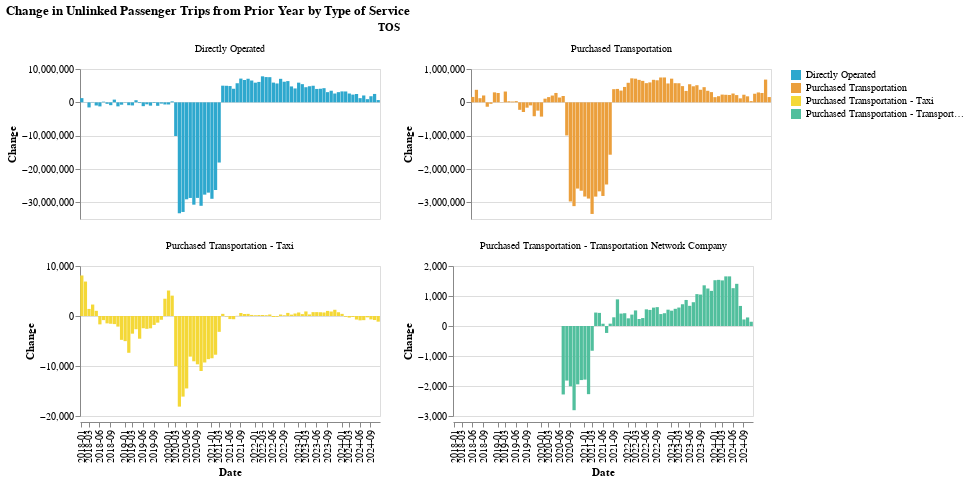

The notebook cell saved with this chart:
### Code cell
make_bar_chart(by_tos_long, y_col = "change_1yr", color_col = "TOS")

### Figure 1 — Vega-Lite specification as saved in the notebook (floating-point values rounded to 4 significant figures; data arrays with more than 128 entries replaced by an {"elided": "..."} marker saying what was removed)
{"config": {"view": {"continuousWidth": 300, "continuousHeight": 300}}, "data": {"name": "data-a7e0cc9d3039c1a4eeee3d2cffafbcf8"}, "facet": {"field": "TOS", "type": "nominal"}, "spec": {"mark": {"type": "bar"}, "encoding": {"color": {"field": "TOS", "scale": {"range": ["#2EA8CE", "#EB9F3C", "#F4D837", "#51BF9D", "#8CBCCB", "#9487C0", "#136C97", "#E16B26", "#F6BF16", "#00896B", "#7790A3", "#5B559C"]}, "title": "", "type": "nominal"}, "tooltip": [{"field": "period_year_month", "type": "nominal"}, {"field": "change_1yr", "type": "quantitative"}, {"field": "TOS", "type": "nominal"}, {"field": "RTPA", "type": "nominal"}], "x": {"axis": {"values": ["2018-01", "2018-03", "2018-06", "2018-09", "2019-01", "2019-03", "2019-06", "2019-09", "2020-01", "2020-03", "2020-06", "2020-09", "2021-01", "2021-03", "2021-06", "2021-09", "2022-01", "2022-03", "2022-06", "2022-09", "2023-01", "2023-03", "2023-06", "2023-09", "2024-01", "2024-03", "2024-06", "2024-09"]}, "field": "period_year_month", "title": "Date", "type": "ordinal"}, "y": {"field": "change_1yr", "title": "Change", "type": "quantitative"}}, "height": 150, "name": "view_6", "width": 300}, "columns": 2, "params": [{"name": "param_7", "select": {"type": "interval", "encodings": ["x", "y"]}, "bind": "scales", "views": ["view_6"]}], "resolve": {"scale": {"x": "shared", "y": "independent"}}, "title": "Change in Unlinked Passenger Trips from Prior Year by Type of Service", "$schema": "https://vega.github.io/schema/vega-lite/v5.17.0.json", "datasets": {"data-a7e0cc9d3039c1a4eeee3d2cffafbcf8": {"elided": "332 records"}}}
